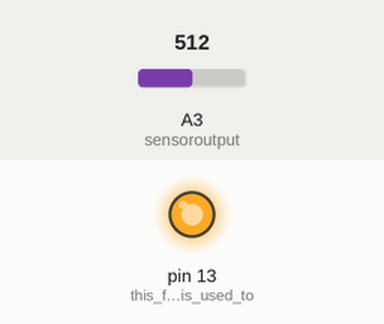
This sketch was run on a simulated Arduino Uno, built with avr-gcc and run on an emulated ATmega328P. Shown: output pins drawn as LEDs (lit = HIGH). The test bench sets the inputs (shaded band); at power-on: A3 (sensoroutput) = 512.

Above: at 1.2 s.
1.3 s: A3 (sensoroutput) set to 0
At 2.1 s:
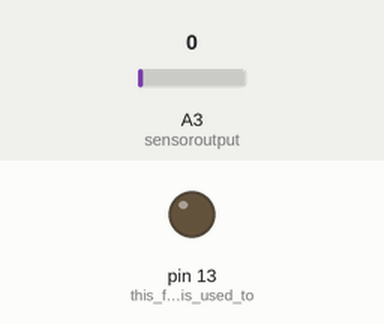
2.8 s: A3 (sensoroutput) set to 110
At 3.3 s:
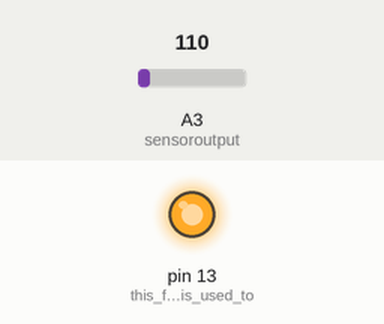
Timing chart, 0 to 5.8 s (numbered marks = the images above; inputs shaded):
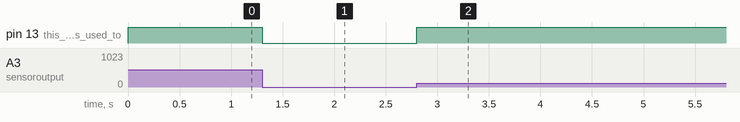

Measured:
- after the input at 1.3 s, pin 13 (this_function_is_used_to): HIGH → LOW at once
- after the input at 2.8 s, pin 13 (this_function_is_used_to): LOW → HIGH at once

The sketch:

beatTouch.ino
```cpp
int sensoroutput = 3; // the analog pin connected to the sensor
int ledoutput = 0; // pin connected to LED
int THRESHOLD = 100;

void setup()
{
  pinMode(LED_BUILTIN, OUTPUT);   // this function is used to declare led connected pin as output
}
void loop()
{
  int value = analogRead(sensoroutput);  // function to read analog voltage from sensor
  Serial.println(value);
  if(value>0){
    digitalWrite(LED_BUILTIN, HIGH);
    delay(100);
    digitalWrite(LED_BUILTIN, LOW);
  }
}
```
